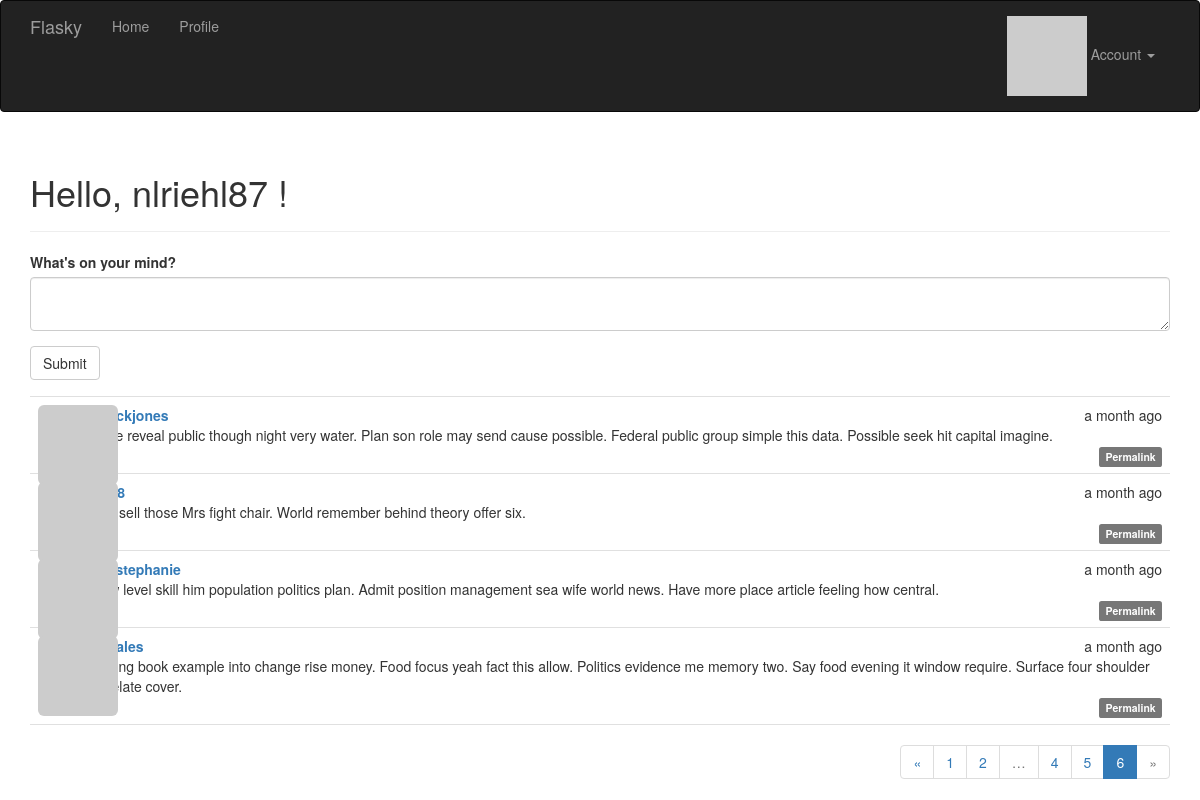
/?page=6 (signed in), run on the app's committed database.
### app/models.py (models this page shows, shortened)
class User(UserMixin, db.Model):
    __tablename__ = 'users'
    id = db.Column(db.Integer, primary_key=True)
    email = db.Column(db.String(64), unique=True, index=True)
    username = db.Column(db.String(64), unique=True, index=True)
    password_hash = db.Column(db.String(128))
    role_id = db.Column(db.Integer, db.ForeignKey('roles.id'))
    confirmed = db.Column(db.Boolean, default=False)
    name = db.Column(db.String(64))
    location = db.Column(db.String(64))
    about_me = db.Column(db.Text())
    member_since = db.Column(db.DateTime(), default=datetime.utcnow)
    last_seen = db.Column(db.DateTime(), default=datetime.utcnow)
    avatar_hash = db.Column(db.String(32))
    posts = db.relationship('Post', backref='author', lazy='dynamic')
    followed = db.relationship('Follow',
                               foreign_keys=[Follow.follower_id],
                               backref=db.backref('follower', lazy='joined'),
                               lazy='dynamic',
                               cascade='all, delete-orphan')
    followers = db.relationship('Follow',
                                foreign_keys=[Follow.followed_id],
                                backref=db.backref('followed', lazy='joined'),
                                lazy='dynamic',
                                cascade='all, delete-orphan')
    @property
    def password(self):
        raise AttributeError('password is not a readable attribute')
    def can(self, perm):
        return self.role is not None and self.role.has_permission(perm)
    def is_administrator(self):
        return self.can(Permission.ADMIN)
    def ping(self):
        self.last_seen = datetime.utcnow()
        db.session.add(self)
        db.session.commit()
    def gravatar_hash(self):
        return hashlib.md5(self.email.lower().encode('utf-8')).hexdigest()
    def gravatar(self, size=100, default='identicon', rating='g'):
        url = 'https://secure.gravatar.com/avatar'
        hash = self.avatar_hash or self.gravatar_hash()
        return '{url}/{hash}?s={size}&d={default}&r={rating}'.format(
            url=url, hash=hash, size=size, default=default, rating=rating)

class Post(db.Model):
    __tablename__ = 'posts'
    id = db.Column(db.Integer, primary_key=True)
    body = db.Column(db.Text)
    body_html = db.Column(db.Text)
    timestamp = db.Column(db.DateTime, index=True, default=datetime.utcnow)
    author_id = db.Column(db.Integer, db.ForeignKey('users.id'))

### app/main/views.py (the view)
@main.route('/', methods=['GET', 'POST'])
def index():
    form = PostForm()
    if current_user.can(Permission.WRITE) and form.validate_on_submit():
        post = Post(body=form.body.data, author=current_user._get_current_object())
        db.session.add(post)
        db.session.commit()
        return redirect(url_for('.index'))
    page = request.args.get('page', 1, type=int)
    pagination = Post.query.order_by(Post.timestamp.desc()).paginate(
        page, per_page=current_app.config['FLASKY_POSTS_PER_PAGE'], error_out=False)
    posts = pagination.items
    return render_template('index.html', form=form, posts=posts, pagination=pagination)

### app/main/forms.py
class PostForm(FlaskForm):
    body = PageDownField("What's on your mind?", validators=[DataRequired()])
    submit = SubmitField('Submit')

### app/auth/views.py (called while the page is built)
@auth.before_app_request
def before_request():
    if current_user.is_authenticated:
        current_user.ping()
        if not current_user.confirmed \
                and request.endpoint \
                and request.blueprint != 'auth' \
                and request.endpoint != 'static':
            return redirect(url_for('auth.unconfirmed'))

### app/main/__init__.py (called while the page is built)
@main.app_context_processor
def inject_permissions():
    return dict(Permission=Permission)

### app/models.py (called while the page is built)
@login_manager.user_loader
def load_user(user_id):
    return User.query.get(int(user_id))

    def has_permission(self, perm):
        return self.permissions & perm == perm

### app/templates/index.html (shortened to what this page needs)
{% extends "base.html" %}
{% import "bootstrap/wtf.html" as wtf %}
{% import "_macros.html" as macros %}
{% block page_content %}
    <div class="page-header">
        <h1>Hello,
        {% if current_user.is_authenticated %}
            {{ current_user.username }}
        {% else %}
            Stranger
        {% endif %}!</h1>
    </div>
    <div>
        {% if current_user.can(Permission.WRITE) %}
        {{ wtf.quick_form(form) }}
        {% endif %}
    </div>
    {% include '_posts.html' %}
    {% if pagination %}
    <div class="pagination">
        {{ macros.pagination_widget(pagination, '.index') }}
    </div>
    {% endif %}
{% endblock %}

### app/templates/_posts.html (shortened to what this page needs)
<ul class="posts">
    {% for post in posts %}
    <li class="post">
        <div class="post-thumbnail">
            <a href="{{ url_for('.user', username=post.author.username) }}">
                <img class="img-rounded profile-thumbnail" src="{{ post.author.gravatar(size=40) }}">
            </a>
        </div>
        <div class="post-content">
            <div class="post-date">{{ moment(post.timestamp).fromNow() }}</div>
            <div class="post-author"><a href="{{ url_for('.user', username=post.author.username) }}">{{ post.author.username }}</a></div>
            <div class="post-body">
                {% if post.body_html %}
                    {{ post.body_html | safe }}
                {% else %}
                    {{ post.body }}
                {% endif %}
            </div>
            <div class="post-footer">
                <a href="{{ url_for('.post', id=post.id) }}">
                    <span class="label label-default">Permalink</span>
                </a>
            </div>
        </div>
    </li>
    {% endfor %}
</ul>

### app/static/styles.css (style rules this page uses)
.profile-thumbnail { position: absolute; }
ul.posts { list-style-type: none; padding: 0px; margin: 16px 0px 0px 0px; border-top: 1px solid #e0e0e0; }
ul.posts li.post { padding: 8px; border-bottom: 1px solid #e0e0e0; }
div.post-date { float: right; }
div.post-author { font-weight: bold; }
div.post-thumbnail { position: absolute; }
div.post-content { margin-left: 48px; min-height: 48px; }
div.post-footer { text-align: right; }
div.pagination { width: 100%; text-align: right; padding: 0px; margin: 0px; }

### data on the page
User: username "nlriehl87"
Post: timestamp "a month ago", author.username "patrickjones", body "Crime reveal public though night very water. Plan son role may send cause possible. Federal public group simple this data. Possible seek hit capital imagine."
Post: timestamp "a month ago", body "Note sell those Mrs fight chair. World remember behind theory offer six."
Post: timestamp "a month ago", author.username "tylerstephanie", body "Allow level skill him population politics plan. Admit position management sea wife world news. Have more place article feeling how central."
Post: timestamp "a month ago", body "Nothing book example into change rise money. Food focus yeah fact this allow. Politics evidence me memory two. Say food evening it window require. Surface four shoulder six relate cover."

### other printed values
{{ p }} "1" "2" "4" "5"
{{ p }} "6"
